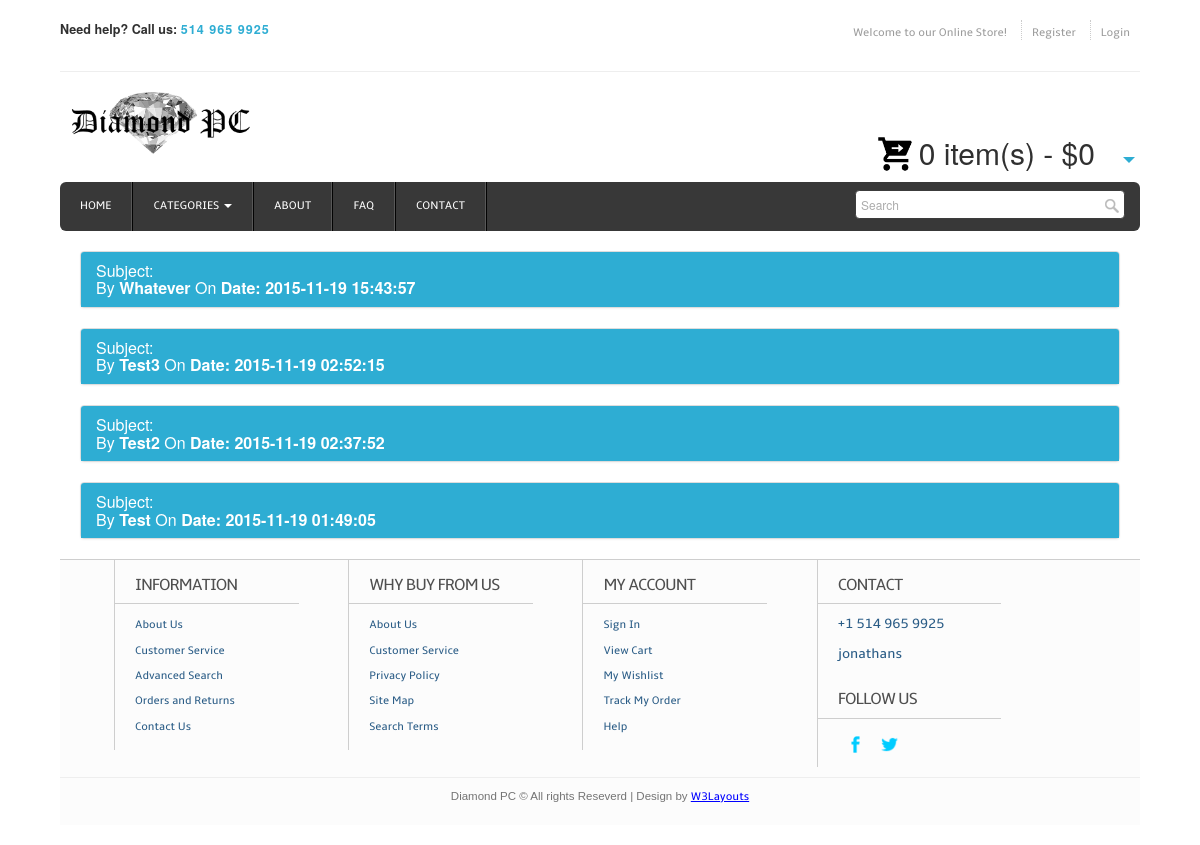
/contactmessages.php, run on an earlier commit of the app's database.
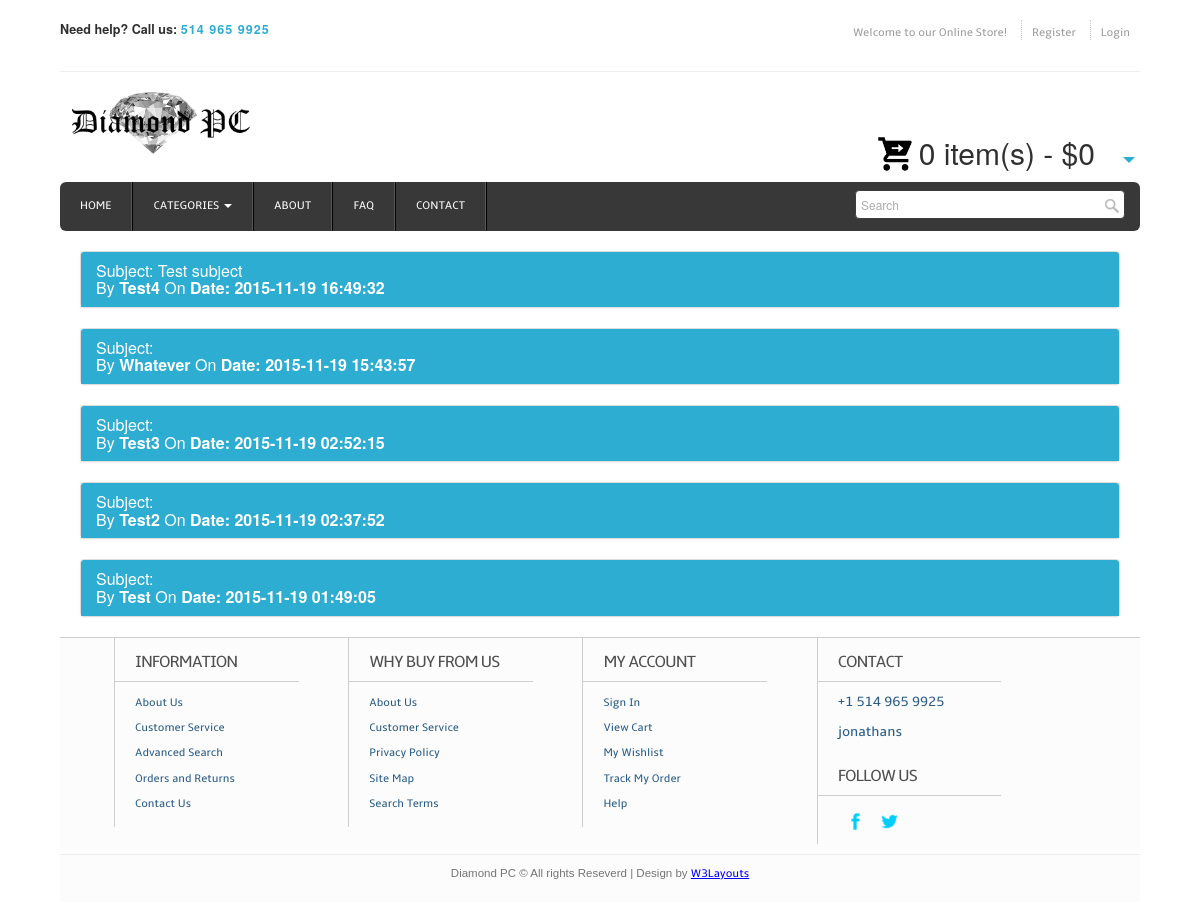
And on a later commit of the database.
### tables this page shows
CREATE TABLE IF NOT EXISTS `contact_message` (
  `contact_message_id` int(7) NOT NULL,
  `contact_name` varchar(70) NOT NULL,
  `email` varchar(70) NOT NULL,
  `subject` varchar(255) NOT NULL,
  `message` text NOT NULL,
  `time_posted` timestamp NOT NULL DEFAULT CURRENT_TIMESTAMP ON UPDATE CURRENT_TIMESTAMP,
  `viewed` tinyint(1) NOT NULL
);

### contactmessages.php (the view, shortened to what this page needs)
<!DOCTYPE HTML>
<head>
	<?php include 'scripts.php' ?>
    <scipt type="text/javascript" src="jquery.accordion.js" />
</head>
<body>
	<div class="wrap">
	<?php include 'header.php';?>
        <?PHP
            $STH = $DBH->query(
            "SELECT contact_name, email, subject, message, time_posted, viewed FROM contact_message ORDER BY time_posted DESC");
            $i=0;
            while($contact_user = $STH->fetch())
            {
?>                <div class="bs-example">
                    <div class="panel-group" id="accordion">
                        <div class="panel panel-default">
                            <div class="panel-heading">
                                <h4 class="panel-title">
                                    <a data-toggle="collapse" data-parent="#accordion" href="#collapse<?= $i ?>">
                                        Subject: <?= $contact_user['subject']?> <br />
                                        By <b><?= $contact_user['contact_name']?></b>
                                        On <b>Date: <?= $contact_user['time_posted'] ?> </b>
                                    </a>
                                </h4>
                            </div>
                        </div>
                    </div>
                </div>
<?PHP       $i++;
            }
?>
    </div>
  <?php include 'footer.php';?>
</body>
</html>

What changed in the data, as far as the page shows it:
added contact_message: subject "Test subject", contact_name "Test4", time_posted "2015-11-19 16:49:32"
